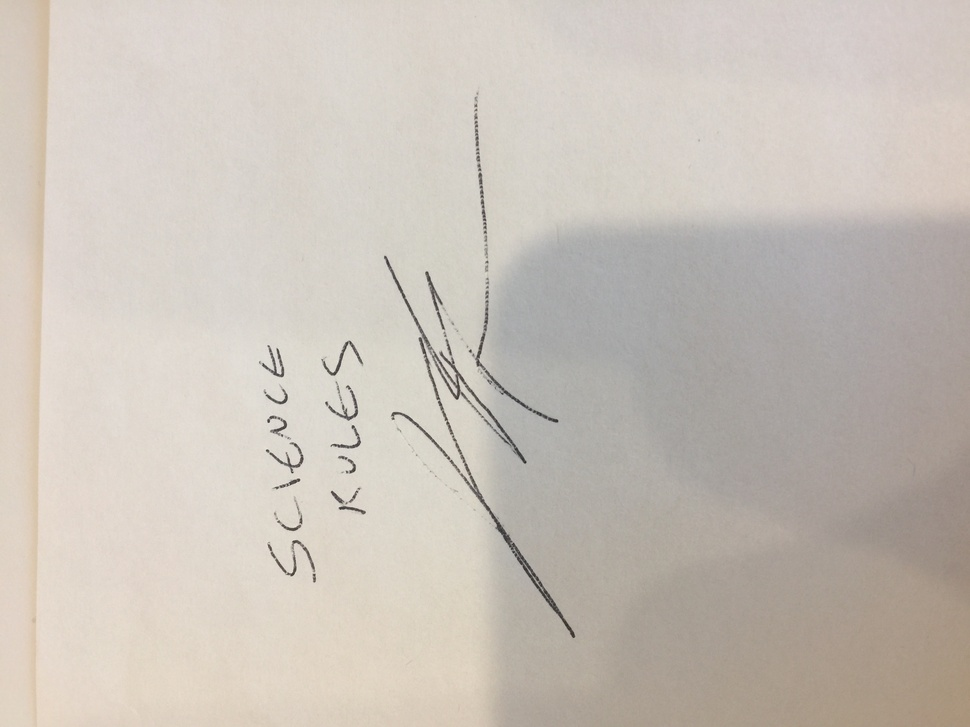
#> input picture Node/uploads/test.JPG, 970 x 727 px, shrunk from 3264 x 2448 before the run
$ python generate.py ../uploads/test.JPG
#> lines starting #> are read from the running program, lines starting #| are printed output that depends on the picture
from PIL import Image
import numpy as np
import cv2, time, pexif, os, sys

start_ts = time.time()

img_path = sys.argv[1]

# orientation = pexif.JpegFile.fromFile(img_path)
# orientation.exif.primary.Orientation[0] = 1

os.system("exiftool -Orientation=1 -n " + img_path)

img = cv2.imread(img_path)
#> img is the input picture: shape (727, 970, 3); mean B, G, R 185.3, 193.8, 201.4
Z = img.reshape((-1,3))

img2 = Image.open(img_path)
img2 = img2.convert("RGBA")
#> img2: PIL image 970x727 RGBA

input_size = img2.size
#> input_size = (970, 727)
# print(input_size)
Z = np.float32(Z)
result = np.float32(np.dot(Z, [[0.21], [0.72], [0.07]]))
# print(result)

# define criteria, number of clusters(K) and apply kmeans()
criteria = (cv2.TERM_CRITERIA_EPS + cv2.TERM_CRITERIA_MAX_ITER, 10, 1.0)
K = 2

ret,label,center=cv2.kmeans(result,K,None,criteria,3,cv2.KMEANS_RANDOM_CENTERS)
#> ret = 61887864.3; center = [209.2, 161.5]

newData = []
for i in label.flatten():
	if i == 0:
		newData.append((255, 255, 255, 0))
	else:
		newData.append((0, 0, 0, 255))
#> this loop made 705190 passes
#> i on passes 2 to 4: 0, 0, 0
#> after the loop, newData = 705190 items

output_img = Image.new("RGBA", (input_size[0], input_size[1]))
#> output_img: PIL image 970x727 RGBA; every value is 0
output_img.putdata(newData)
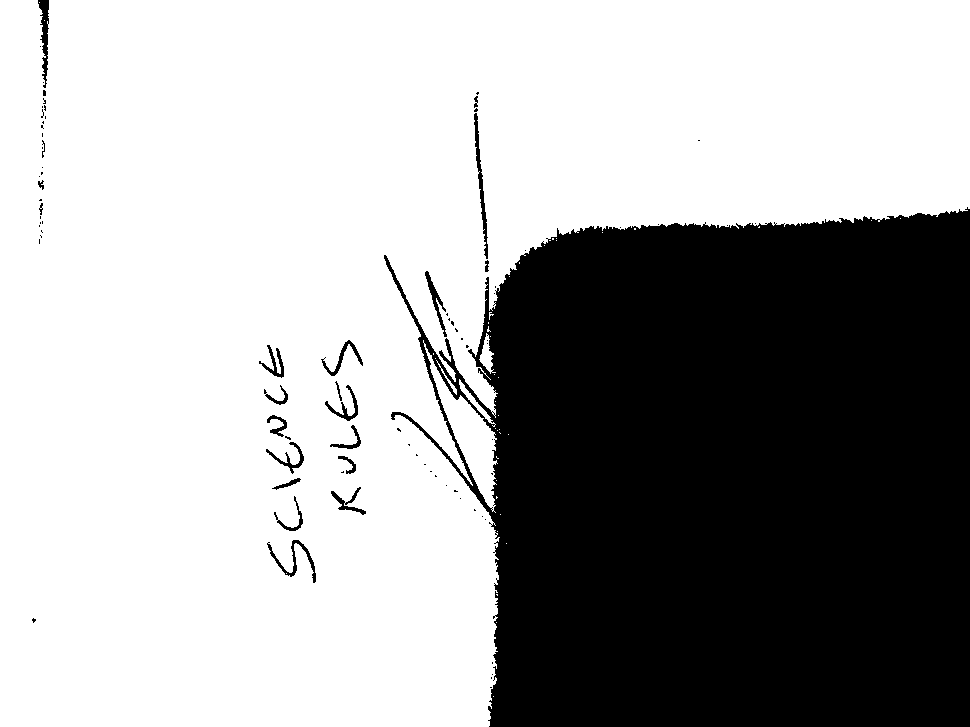
#> output_img: PIL image 970x727 RGBA; mean R, G, B, A 166.4, 166.4, 166.4, 88.6; transparent parts drawn white
output_img.save("output.png", "PNG")

end_ts = time.time()
print(end_ts - start_ts)
print("---------------------------------------------------------")
